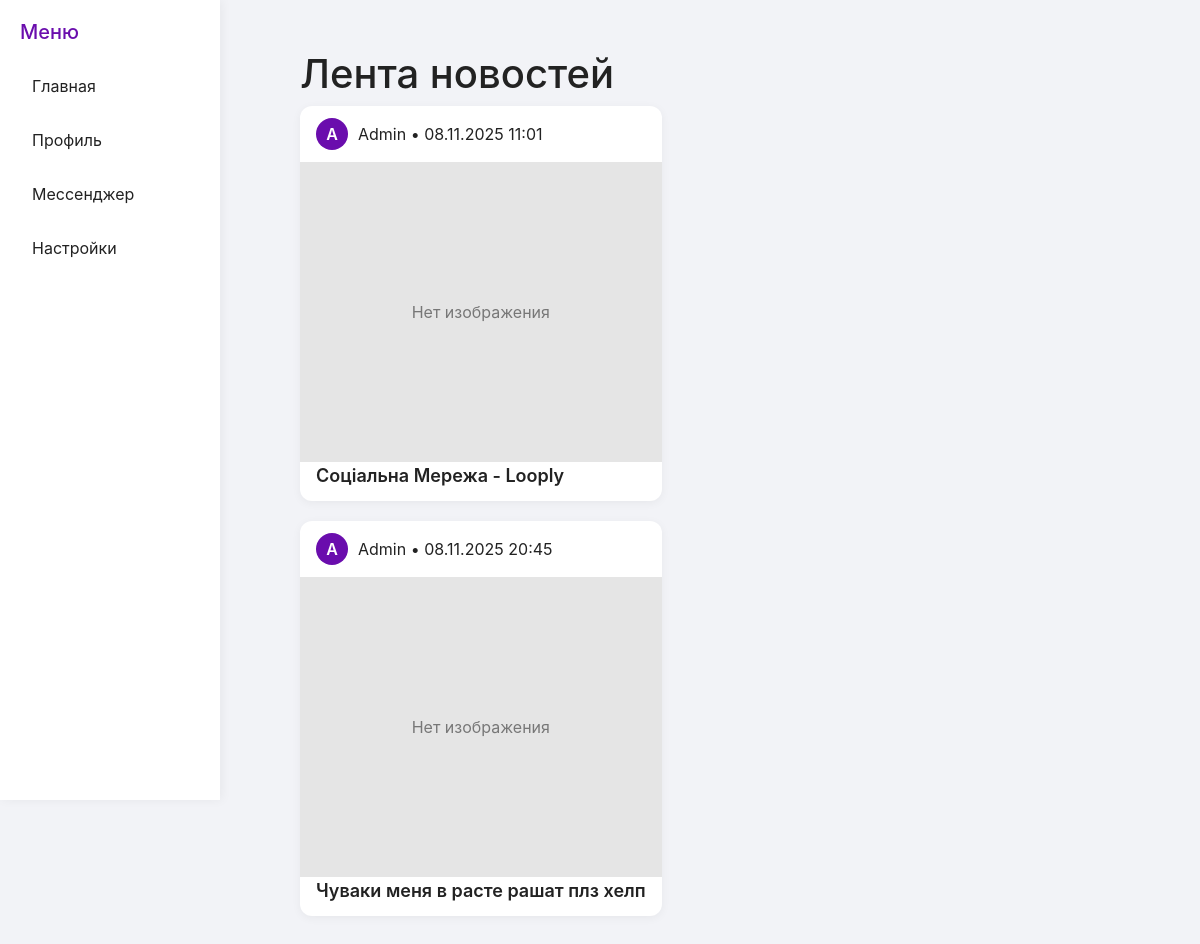
Before: /main/ with the older database file.
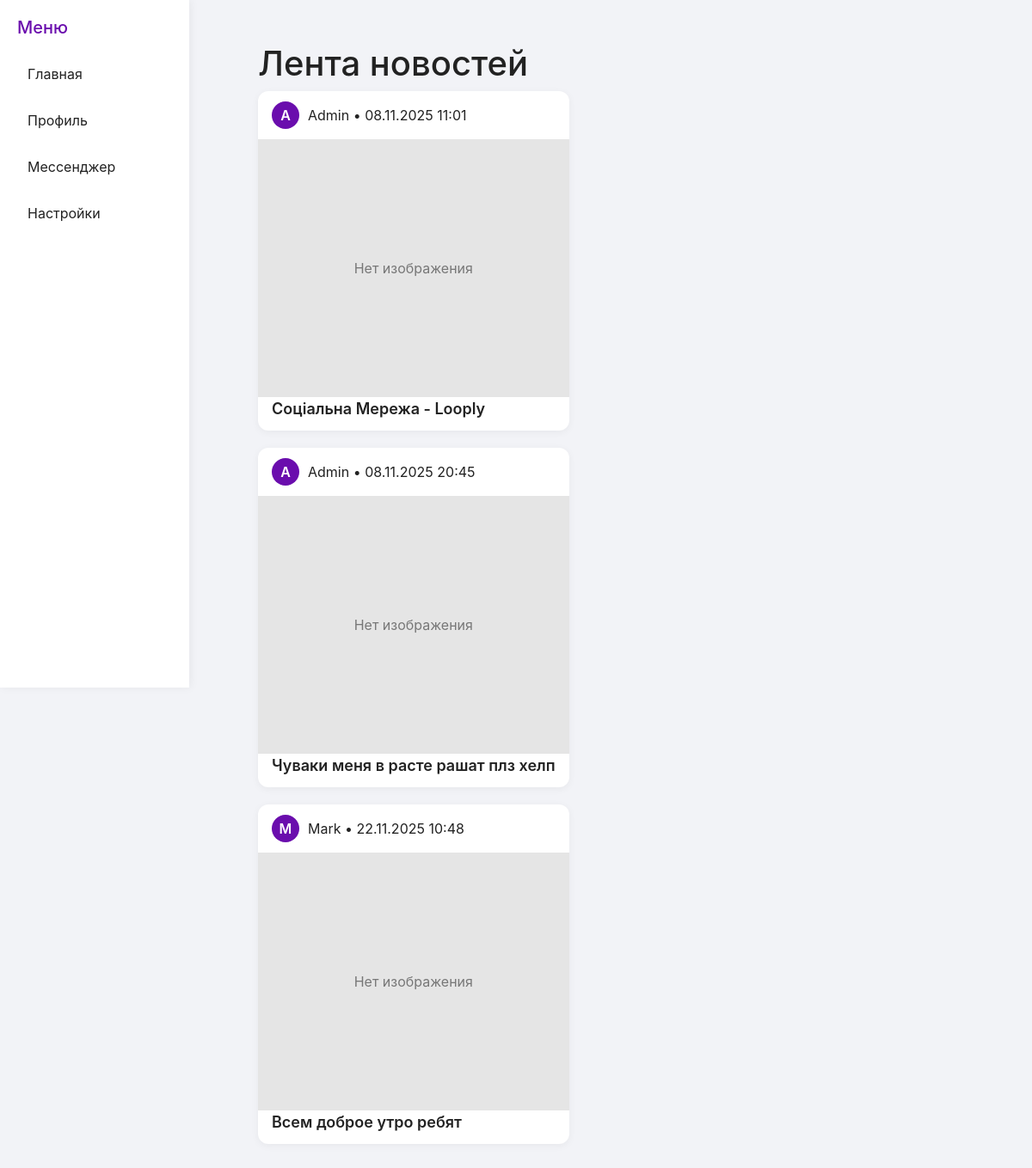
After: the same page with the newer database file.
### LooplyApp/models.py (models this page shows, shortened)
class Post(models.Model):
    author = models.ForeignKey(User, on_delete=models.CASCADE, related_name='posts')
    title = models.CharField(max_length=150)
    content = models.CharField(null=True, blank=True)
    photos = models.ImageField(upload_to='posts/', blank=True, null=True)
    created_at = models.DateTimeField(auto_now_add=True)

class User(AbstractUser):
    ROLE_CHOICES = [
        ('user', 'Пользователь'),
        ('moder', 'Модератор'),
        ('admin', 'Администратор'),
    ]
    username = models.CharField(max_length=50, unique=True)
    email = models.EmailField(unique=True)
    avatar = models.ImageField(null=True, blank=True)
    bio = models.CharField(null=True, blank=True, max_length=150)
    role = models.CharField(max_length=20, choices=ROLE_CHOICES, default='user')
    USERNAME_FIELD = 'username'
    REQUIRED_FIELDS = ['email']

### LooplyApp/views.py (the view)
# urls.py: path('main/', views.main_view, name='main'),
def main_view(request):
    posts = Post.objects.all()
    return render(request, "main.html", {
        "posts": posts
    })

### templates/main.html (shortened to what this page needs)
{% extends "base.html" %}
{% load static %}
{% block content %}
<div class="sidebar">
    <h2>Меню</h2>
    <a href="{% url 'main' %}">Главная</a>
    <a href="{% url 'profile' user.id %}">Профиль</a>
    <a href="#">Мессенджер</a>
    <a href="#">Настройки</a>
</div>
<div class="main-container">
    <h1>Лента новостей</h1>
    {% if posts %}
        {% for post in posts %}
            <div class="post-card">
                <div class="post-header">
                    <a href="{% url 'profile_user' post.author.id %}"
                        style="text-decoration:none; color:inherit; display:flex; align-items:center; gap:10px;">
                        {% if post.author.profile.avatar %}
                            <img src="{{ post.author.profile.avatar.url }}" alt="Аватар" class="avatar">
                        {% else %}
                            <div class="avatar">
                                {{ post.author.username|slice:":1"|upper }}
                            </div>
                        {% endif %}
                        <span>{{ post.author.username }} • {{ post.created_at|date:"d.m.Y H:i" }}</span>
                    </a>
                </div>
                <a href="{% url 'post_detail' post.id %}" style="text-decoration:none; color:inherit;">
                    {% if post.image %}
                        <img src="{{ post.image.url }}" class="post-image">
                    {% else %}
                        <div class="post-image" style="background:#e5e5e5;display:flex;align-items:center;justify-content:center;color:#777;">
                            Нет изображения
                        </div>
                    {% endif %}
                    <div class="post-title">{{ post.title }}</div>
                </a>
            </div>
        {% endfor %}
    {% else %}
        <p class="no-posts">Пока нет постов 😔</p>
    {% endif %}
</div>
{% endblock %}

Changed rows visible on the page:
added Post: author.username "M", author.username "Mark", created_at "22.11.2025 10:48", title "Всем доброе утро ребят"
